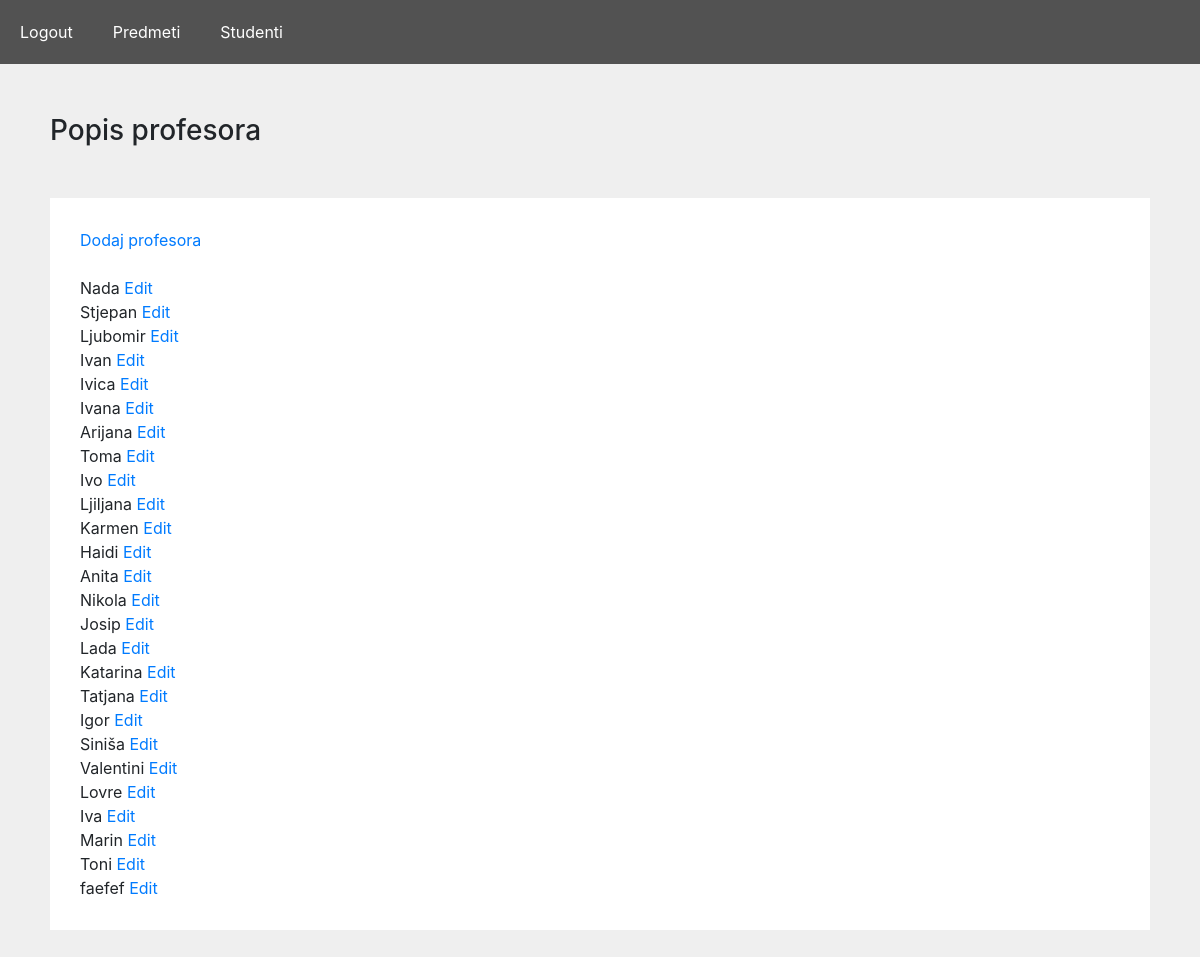
Screenshot of /admin_prof/ with the database file from the repository.
### app1/models.py (models this page shows)
class Korisnik(AbstractUser):
    ROLES = (('prof', 'profesor'), ('stu', 'student'),('admin','administrator'))
    STATUS = (('none', 'None'), ('izv', 'izvanredni student'), ('red', 'redovni student'))
    role = models.CharField(max_length=50, choices=ROLES)
    status = models.CharField(max_length=50, choices=STATUS)

### app1/views.py (the view)
# urls.py: path('admin_prof/',views.admin_prof,name="admin_prof"),
def admin_prof(request):
     prof = Korisnik.objects.filter(role="prof")
     return render(request, 'admin_prof.html', {"data":prof})

### app1/templates/admin_prof.html
{% extends 'base.html' %}
{% block admin_prof %}
<div class="nav">
    <a href="{%url 'logout' %}">Logout</a><br>
    <a href="{%url 'admin_predmeti' %}">Predmeti</a><br>
    <a href="{%url 'admin_studenti' %}">Studenti</a>
</div>
<div class="out">
<h3>Popis profesora</h3>
    <div class="box">
    <a href="{%url 'insert_profesor' %}">Dodaj profesora</a><br><br>
    {% for prof in data %}
    {{prof}} <a href="{%url 'edit_profesor' prof.id %}">Edit</a><br>
    {% endfor %}
    </div>
</div>
{% endblock %}

### app1/templates/base.html (shortened to what this page needs)
{% load static %}
<!DOCTYPE html>
<html lang="en">
<head>
    <link rel="stylesheet" href="https://cdn.jsdelivr.net/npm/bootstrap@4.3.1/dist/css/bootstrap.min.css">
    <link rel="stylesheet" type="text/css" href="{% static 'css/style.css' %}"/>
</head>
<body>
    {% block admin_prof %}
    {% endblock %}
</body>
</html>

### app1/static/css/style.css (style rules this page uses)
body { background-color: rgb(239, 239, 239); }
.box { padding: 30px; background-color: white; }
.nav { padding: 20px; background-color: rgb(82, 82, 82); }
.out { margin: 50px; }
h3 { margin-bottom: 50px; }
.nav a { color:white; padding-right:40px; }

### rows the page displays
Korisnik: username "Nada"
Korisnik: username "Stjepan"
Korisnik: username "Ljubomir"
Korisnik: username "Ivan"
Korisnik: username "Ivica"
Korisnik: username "Ivana"
Korisnik: username "Arijana"
Korisnik: username "Toma"
Korisnik: username "Ivo"
Korisnik: username "Ljiljana"
Korisnik: username "Karmen"
Korisnik: username "Haidi"
Korisnik: username "Anita"
Korisnik: username "Nikola"
Korisnik: username "Josip"
Korisnik: username "Lada"
Korisnik: username "Katarina"
Korisnik: username "Tatjana"
Korisnik: username "Igor"
Korisnik: username "Siniša"
Korisnik: username "Valentini"
Korisnik: username "Lovre"
Korisnik: username "Iva"
Korisnik: username "Marin"
Korisnik: username "Toni"
Korisnik: username "faefef"
